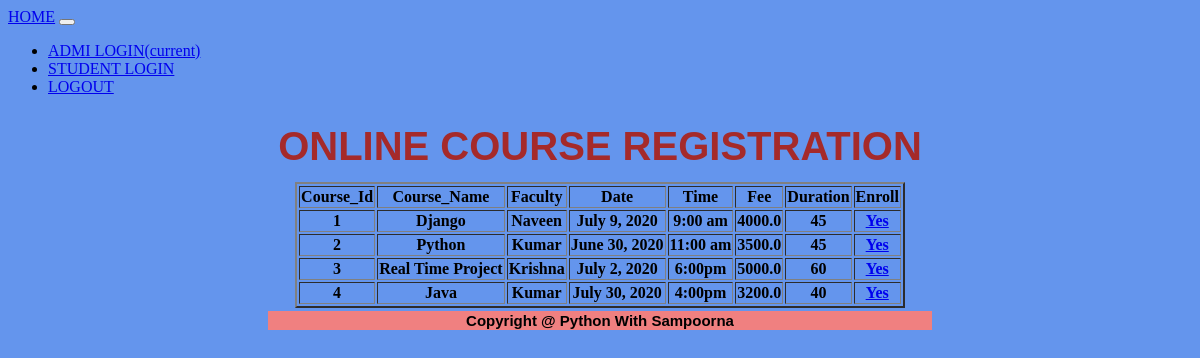
/enrol_course/, run on the app's committed database.
### app8/models.py (models this page shows)
class CourseModel(models.Model):
    Course_Id = models.AutoField(primary_key=True)
    Course_Name = models.CharField(max_length=50,unique=True)
    Faculty = models.CharField(max_length=50)
    Date = models.DateField()
    Time = models.CharField(max_length=50)
    Fee = models.FloatField()
    Duration = models.CharField(max_length=50)

### app8/views.py (the view)
# urls.py: path('enrol_course/', views.enrol_course, name='enrol_course'),
def enrol_course(request):
    res = CourseModel.objects.all()
    return render(request,'enrol_course.html',{'data':res})

### templates/enrol_course.html (shortened to what this page needs)
{% extends 'common.html' %}
{% block sampoorna %}
    <table align="center" border="2">
        <tr>
            <th>Course_Id</th>
        <th>Course_Name</th>
        <th>Faculty</th>
        <th>Date</th>
        <th>Time</th>
        <th>Fee</th>
        <th>Duration</th>
            <th>Enroll</th>
    </tr>
    {% for x in data%}
    <tr>
        <th>{{ x.Course_Id }}</th>
        <th>{{ x.Course_Name }}</th>
        <th>{{ x.Faculty }}</th>
        <th>{{ x.Date }}</th>
        <th>{{ x.Time }}</th>
        <th>{{ x.Fee }}</th>
        <th>{{ x.Duration }}</th>
      <th><a href="{% url 'enrolled' %}?cid={{ x.Course_Id }}&sid={{ request.session.Student_Id }}">Yes</a></th>
</tr>
    {% endfor %}
    </table>
{% endblock %}

### templates/common.html (style rules this page uses)
body { background-color: cornflowerblue; }

### data on the page
CourseModel: Course_Id "1", Course_Name "Django", Faculty "Naveen", Date "July 9, 2020", Time "9:00 am", Fee "4000.0", Duration "45"
CourseModel: Course_Id "2", Course_Name "Python", Faculty "Kumar", Date "June 30, 2020", Time "11:00 am", Fee "3500.0", Duration "45"
CourseModel: Course_Id "3", Course_Name "Real Time Project", Faculty "Krishna", Date "July 2, 2020", Time "6:00pm", Fee "5000.0", Duration "60"
CourseModel: Course_Id "4", Course_Name "Java", Faculty "Kumar", Date "July 30, 2020", Time "4:00pm", Fee "3200.0", Duration "40"
